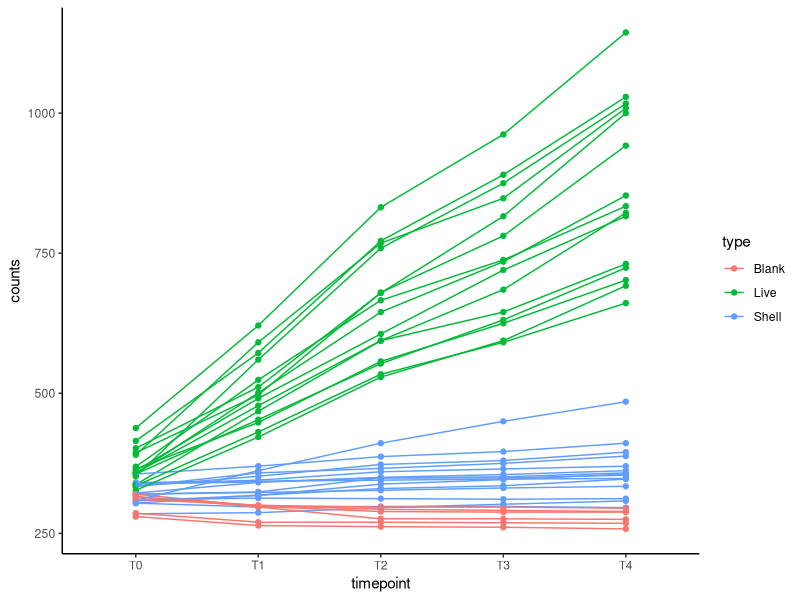
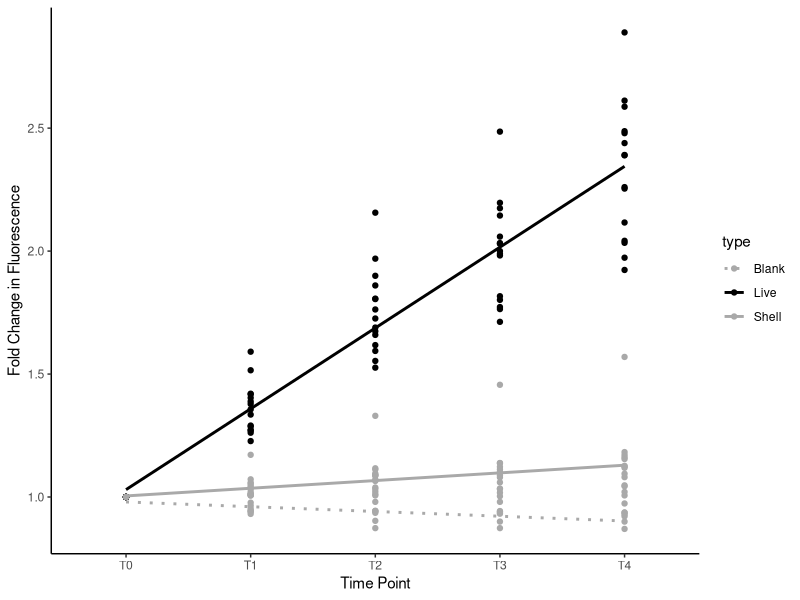
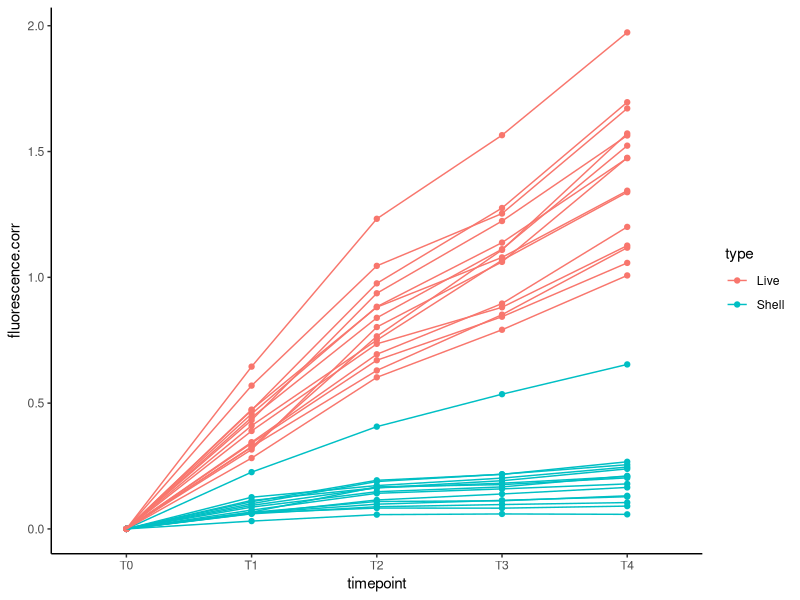
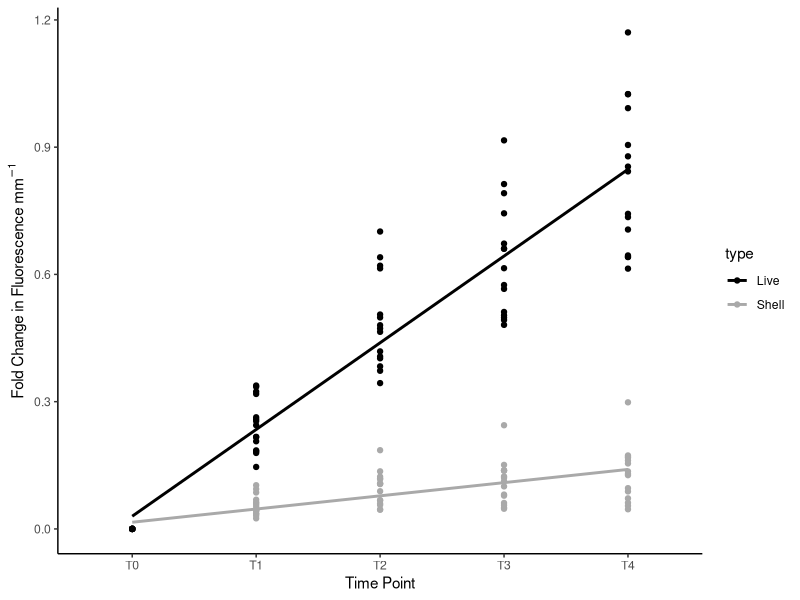
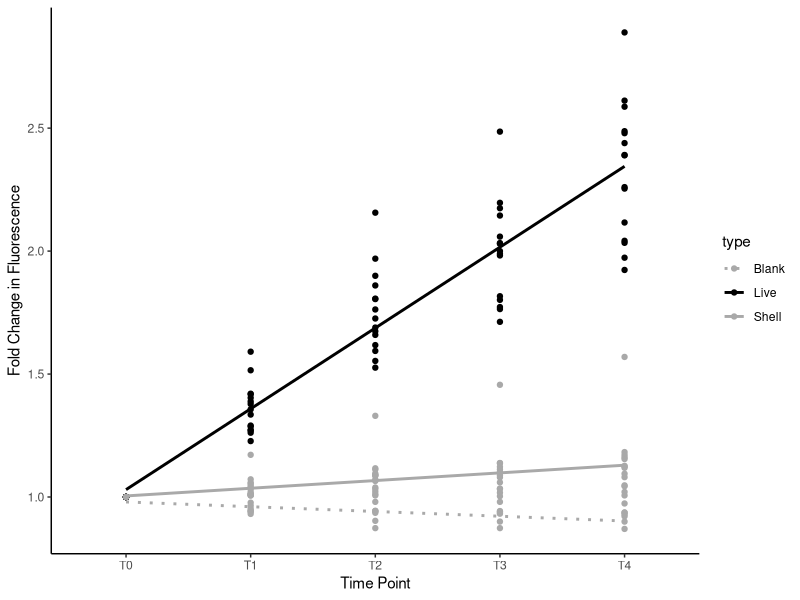
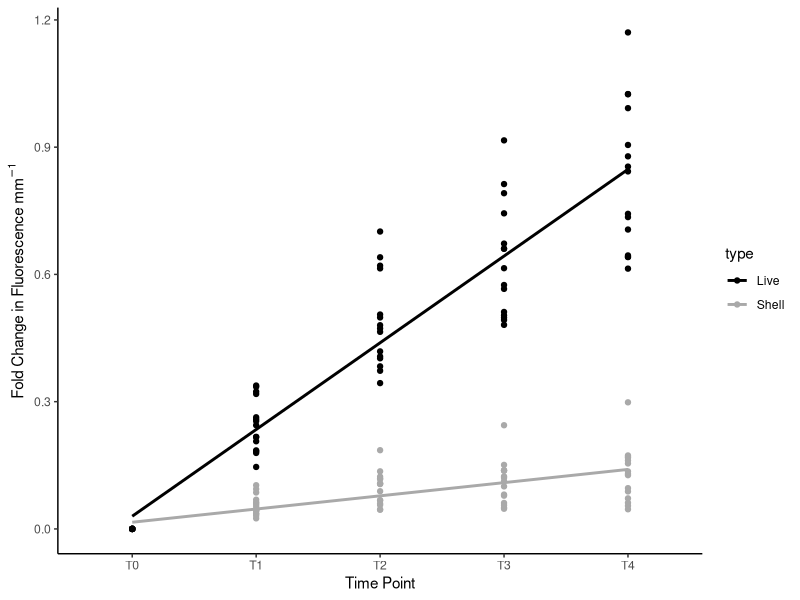

Write R code to recreate these figures, in order.
## ---- chunk 1
knitr::opts_chunk$set(echo = TRUE, warning = FALSE, message = FALSE)
## ---- chunk 2
library(MASS) 
library(tidyverse)
library(ggplot2)
library(readxl)
library(cowplot)
library(lme4)
library(lmerTest)
library(car)
library(effects)
library(emmeans)
library(RColorBrewer)
## ---- chunk 3
#read in files
data <- read_xlsx("data/testing/optimization/shell-vs-blank.xlsx", sheet="raw_data")

data<-data%>%
  pivot_longer(cols=c(T0:T4), names_to="timepoint", values_to="counts")
## ---- chunk 4
data%>%
  ggplot(aes(x=timepoint, y=counts, colour=type, group=well))+
  geom_point()+
  geom_line()+
  theme_classic()
## ---- chunk 5
data<-data%>%
  group_by(well)%>%
  arrange(well)%>%
  mutate(fluorescence.norm=counts/first(counts))
## ---- chunk 6
plot1<-data%>%
  ggplot(aes(x=timepoint, y=fluorescence.norm, colour=type, group=well, linetype=type))+
  geom_point()+
  ylab("Fold Change in Fluorescence")+
  xlab("Time Point")+
  geom_smooth(aes(group=type), method="lm", se=FALSE)+
  scale_colour_manual(values=c("darkgray", "black", "darkgray"))+
  scale_linetype_manual(values=c("dotted", "solid", "solid"))+
  theme_classic();plot1

ggsave(filename="figures/testing/shell_live_raw.png", width=5, height=4)
## ---- chunk 7
model<-aov(fluorescence.norm ~ type, data=data)
summary(model)
## ---- chunk 8
blanks<-data%>%
  filter(type=="Blank")%>%
  group_by(timepoint)%>%
  summarise(mean_blank=mean(fluorescence.norm));blanks
## ---- chunk 9
data<-left_join(data, blanks)

data<-data%>%
  filter(!type=="Blank")%>%
  mutate(fluorescence.corr=fluorescence.norm-mean_blank)
## ---- chunk 10
data%>%
  ggplot(aes(x=timepoint, y=fluorescence.corr, colour=type, group=well))+
  geom_point()+
  geom_line()+
  theme_classic()
## ---- chunk 11
data<-data%>%
  mutate(size.mm=as.numeric(size.mm))%>%
  mutate(value.mm=fluorescence.corr/size.mm)
## ---- chunk 12
plot2<-data%>%
  ggplot(aes(x=timepoint, y=value.mm, colour=type, group=well, linetype=type))+
  geom_point()+
  ylab(expression(paste("Fold Change in Fluorescence mm" ^-1)))+
  xlab("Time Point")+
  geom_smooth(aes(group=type), method="lm", se=FALSE)+
  scale_colour_manual(values=c("black", "darkgray"))+
  scale_linetype_manual(values=c("solid", "solid"))+
  theme_classic();plot2

ggsave(plot2, filename="figures/testing/shell_live_normalized.png", width=5, height=4)
## ---- chunk 13
model<-aov(value.mm ~ type, data=data)
summary(model)
